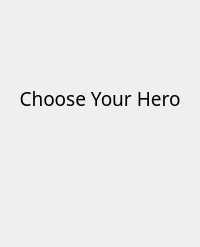
        <widget class="QWidget" name="tabHero">
         <attribute name="title">
          <string>Hero</string>
         </attribute>
         <layout class="QGridLayout" name="heroGridLayout">
          <property name="topMargin">
           <number>45</number>
          </property>
          <item row="2" column="1">
           <widget class="QPushButton" name="heroButton2">
            <property name="text">
             <string/>
            </property>
            <property name="icon">
             <iconset resource="arenatracker.qrc">
              <normaloff>:/Images/hero02.png</normaloff>:/Images/hero02.png</iconset>
            </property>
            <property name="iconSize">
             <size>
              <width>32</width>
              <height>32</height>
             </size>
            </property>
            <property name="flat">
             <bool>true</bool>
            </property>
           </widget>
          </item>
          <item row="2" column="0">
           <widget class="QPushButton" name="heroButton1">
            <property name="text">
             <string/>
            </property>
            <property name="icon">
             <iconset resource="arenatracker.qrc">
              <normaloff>:/Images/hero01.png</normaloff>:/Images/hero01.png</iconset>
            </property>
            <property name="iconSize">
             <size>
              <width>32</width>
              <height>32</height>
             </size>
            </property>
            <property name="flat">
             <bool>true</bool>
            </property>
           </widget>
          </item>
          <item row="3" column="0">
           <widget class="QPushButton" name="heroButton4">
            <property name="text">
             <string/>
            </property>
            <property name="icon">
             <iconset resource="arenatracker.qrc">
              <normaloff>:/Images/hero04.png</normaloff>:/Images/hero04.png</iconset>
            </property>
            <property name="iconSize">
             <size>
              <width>32</width>
              <height>32</height>
             </size>
            </property>
            <property name="flat">
             <bool>true</bool>
            </property>
           </widget>
          </item>
          <item row="3" column="2">
           <widget class="QPushButton" name="heroButton6">
            <property name="text">
             <string/>
            </property>
            <property name="icon">
             <iconset resource="arenatracker.qrc">
              <normaloff>:/Images/hero06.png</normaloff>:/Images/hero06.png</iconset>
            </property>
            <property name="iconSize">
             <size>
              <width>32</width>
              <height>32</height>
             </size>
            </property>
            <property name="flat">
             <bool>true</bool>
            </property>
           </widget>
          </item>
          <item row="3" column="1">
           <widget class="QPushButton" name="heroButton5">
            <property name="text">
             <string/>
            </property>
            <property name="icon">
             <iconset resource="arenatracker.qrc">
              <normaloff>:/Images/hero05.png</normaloff>:/Images/hero05.png</iconset>
            </property>
            <property name="iconSize">
             <size>
              <width>32</width>
              <height>32</height>
             </size>
            </property>
            <property name="flat">
             <bool>true</bool>
            </property>
           </widget>
          </item>
          <item row="4" column="0">
           <widget class="QPushButton" name="heroButton7">
            <property name="text">
             <string/>
            </property>
            <property name="icon">
             <iconset resource="arenatracker.qrc">
              <normaloff>:/Images/hero07.png</normaloff>:/Images/hero07.png</iconset>
            </property>
            <property name="iconSize">
             <size>
              <width>32</width>
              <height>32</height>
             </size>
            </property>
            <property name="flat">
             <bool>true</bool>
            </property>
           </widget>
          </item>
          <item row="4" column="2">
           <widget class="QPushButton" name="heroButton9">
            <property name="text">
             <string/>
            </property>
            <property name="icon">
             <iconset resource="arenatracker.qrc">
              <normaloff>:/Images/hero09.png</normaloff>:/Images/hero09.png</iconset>
            </property>
            <property name="iconSize">
             <size>
              <width>32</width>
              <height>32</height>
             </size>
            </property>
            <property name="flat">
             <bool>true</bool>
            </property>
           </widget>
          </item>
          <item row="5" column="1">
           <spacer name="heroVerticalSpacer">
            <property name="orientation">
             <enum>Qt::Vertical</enum>
            </property>
            <property name="sizeHint" stdset="0">
             <size>
              <width>20</width>
              <height>40</height>
             </size>
            </property>
           </spacer>
          </item>
          <item row="0" column="1">
           <spacer name="heroVerticalSpacer2">
            <property name="orientation">
             <enum>Qt::Vertical</enum>
            </property>
            <property name="sizeHint" stdset="0">
             <size>
              <width>20</width>
              <height>40</height>
             </size>
            </property>
           </spacer>
          </item>
          <item row="2" column="2">
           <widget class="QPushButton" name="heroButton3">
            <property name="text">
             <string/>
            </property>
            <property name="icon">
             <iconset resource="arenatracker.qrc">
              <normaloff>:/Images/hero03.png</normaloff>:/Images/hero03.png</iconset>
            </property>
            <property name="iconSize">
             <size>
              <width>32</width>
              <height>32</height>
             </size>
            </property>
            <property name="flat">
             <bool>true</bool>
            </property>
           </widget>
          </item>
          <item row="4" column="1">
           <widget class="QPushButton" name="heroButton8">
            <property name="text">
             <string/>
            </property>
            <property name="icon">
             <iconset resource="arenatracker.qrc">
              <normaloff>:/Images/hero08.png</normaloff>:/Images/hero08.png</iconset>
            </property>
            <property name="iconSize">
             <size>
              <width>32</width>
              <height>32</height>
             </size>
            </property>
            <property name="flat">
             <bool>true</bool>
            </property>
           </widget>
          </item>
          <item row="1" column="0" colspan="3">
           <widget class="QLabel" name="heroLabel">
            <property name="font">
             <font>
              <family>Belwe Bd BT</family>
              <pointsize>14</pointsize>
             </font>
            </property>
            <property name="text">
             <string>Choose Your Hero</string>
            </property>
            <property name="alignment">
             <set>Qt::AlignCenter</set>
            </property>
           </widget>
          </item>
         </layout>
        </widget>
